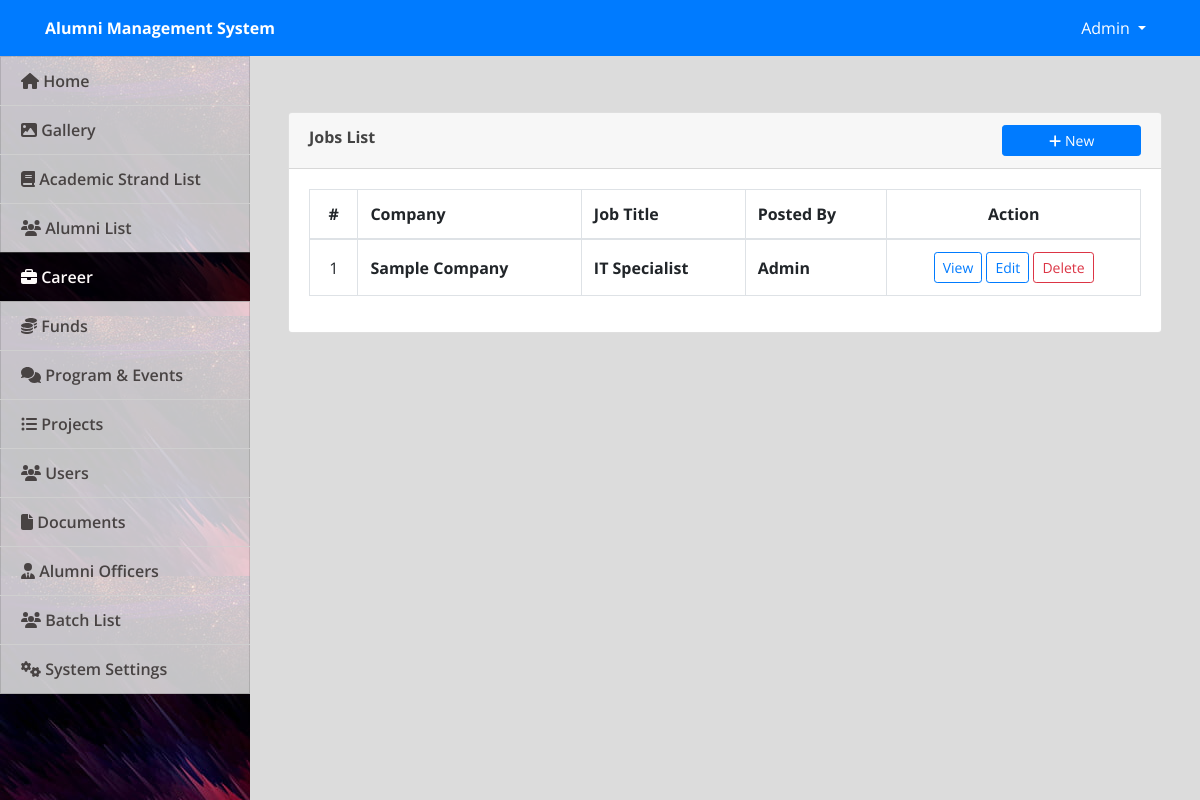
Screenshot of /admin/index.php?page=jobs (signed in) with the database file from the repository.
### tables this page shows
CREATE TABLE `careers` (
  `id` int(30) NOT NULL,
  `company` varchar(250) NOT NULL,
  `location` text NOT NULL,
  `job_title` text NOT NULL,
  `description` text NOT NULL,
  `user_id` int(30) NOT NULL,
  `date_created` datetime NOT NULL DEFAULT current_timestamp()
);

CREATE TABLE `users` (
  `id` int(30) NOT NULL,
  `name` text NOT NULL,
  `username` varchar(200) NOT NULL,
  `password` text NOT NULL,
  `type` tinyint(1) NOT NULL DEFAULT 3 COMMENT '1=Admin,2=Alumni officer, 3= alumnus',
  `auto_generated_pass` text NOT NULL,
  `alumnus_id` int(30) NOT NULL
);

### admin/jobs.php (the view, shortened to what this page needs)
<?php include('db_connect.php');?>
<div class="container-fluid">
	<div class="col-lg-12">
		<div class="row">
			<div class="col-md-12">
				<div class="card">
					<div class="card-header">
						<b>Jobs List</b>
						<span class="">
							<button class="btn btn-primary btn-block btn-sm col-sm-2 float-right" type="button" id="new_career">
					<i class="fa fa-plus"></i> New</button>
				</span>
					</div>
					<div class="card-body">
						<table class="table table-bordered table-condensed table-hover">
							<thead>
								<tr>
									<th class="text-center">#</th>
									<th class="">Company</th>
									<th class="">Job Title</th>
									<th class="">Posted By</th>
									<th class="text-center">Action</th>
								</tr>
							</thead>
							<tbody>
								<?php
								$i = 1;
								$jobs =  $conn->query("SELECT c.*,u.name from careers c inner join users u on u.id = c.user_id order by id desc");
								while($row=$jobs->fetch_assoc()):
								?>
								<tr>
									<td class="text-center"><?php echo $i++ ?></td>
									<td class="">
										 <p><b><?php echo ucwords($row['company']) ?></b></p>
									</td>
									<td class="">
										 <p><b><?php echo ucwords($row['job_title']) ?></b></p>
									</td>
									<td class="">
										 <p><b><?php echo ucwords($row['name']) ?></b></p>
									</td>
									<td class="text-center">
										<button class="btn btn-sm btn-outline-primary view_career" type="button" data-id="<?php echo $row['id'] ?>" >View</button>
										<button class="btn btn-sm btn-outline-primary edit_career" type="button" data-id="<?php echo $row['id'] ?>" >Edit</button>
										<button class="btn btn-sm btn-outline-danger delete_career" type="button" data-id="<?php echo $row['id'] ?>">Delete</button>
									</td>
								</tr>
								<?php endwhile; ?>
							</tbody>
						</table>
					</div>
				</div>
			</div>
		</div>
	</div>
</div>

### admin/assets/css/style.css (style rules this page uses)
body { font-family: "Open Sans", sans-serif; color: #444444; width: 100%; height: calc(100%); }

### admin/index.php (style rules this page uses)
body { background: #80808045; }

### admin/jobs.php (style rules this page uses)
td { vertical-align: middle !important; }
td p { margin: unset }

### rows the page displays
careers: company "Sample Company", job_title "IT Specialist", user.name "Admin"

### other values shown
$_SESSION['system']['name'] "Alumni Management System"
$_SESSION['login_name'] "Admin"
